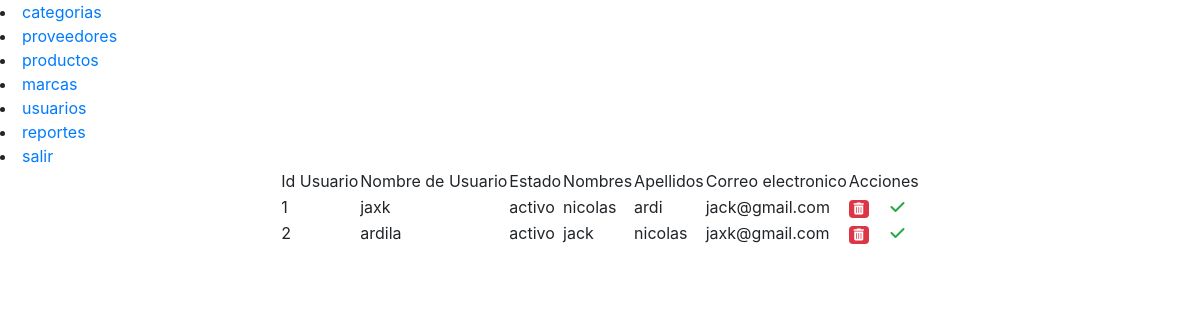
Page /codigo/pre_consultar_usuarios.php (signed in) on the earlier database version.
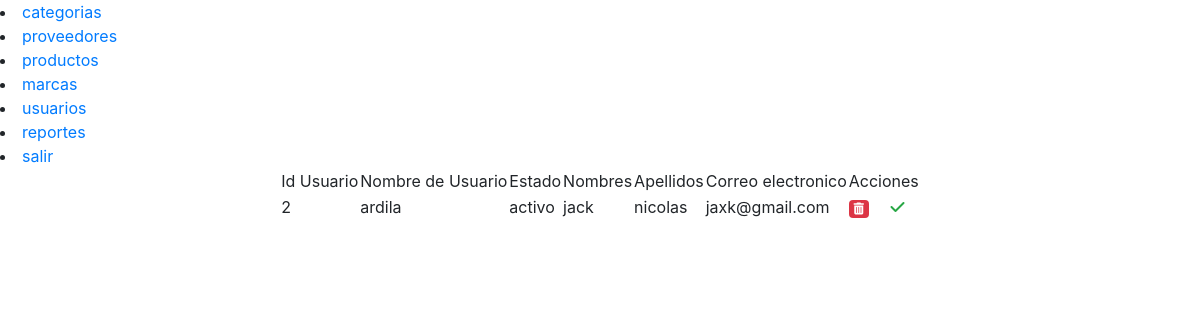
Same page on the later database version.
### tables this page shows
CREATE TABLE IF NOT EXISTS `usuarios` (
  `id_usuario` int(5) NOT NULL AUTO_INCREMENT,
  `password` varchar(10) NOT NULL,
  `username` varchar(50) NOT NULL,
  `nombres` varchar(50) NOT NULL,
  `apellidos` varchar(50) NOT NULL,
  `email` varchar(50) NOT NULL,
  `fk_id_estado` varchar(5) NOT NULL,
  `fk_id_permisos` varchar(2) NOT NULL,
  PRIMARY KEY (`id_usuario`)
);

### codigo/pre_consultar_usuarios.php (the view, shortened to what this page needs)
<!DOCTYPE html>
<html lang="en">
<head>
</head>
<body>
   <div id="banner">
    <?php
    include("banner_admin.php");
    ?>
   </div>
   <div id="body" align="center">
    <table>
    <tr>
        <td>Id Usuario</td>
        <td>Nombre de Usuario</td>
        <td>Estado</td>
        <td>Nombres</td>
        <td>Apellidos</td>
        <td>Correo electronico</td>
        <td colspan="3">Acciones</td>
    </tr>
    <?php
    include("conexion.php");
    $consulta="SELECT * FROM usuarios";
    if(!$resultado=$db->query($consulta)){
    die('hay un error con la consulta o los datos no existen vuelve a comprobar !!![' . $db->error . ']');
    }
    while($fila=$resultado->fetch_assoc()){
        $busername=stripslashes($fila['username']);
        $bnombres=stripslashes($fila['nombres']);
        $bapellidos=stripslashes($fila['apellidos']);
        $bemail=stripslashes($fila['email']);
        $bid_usuario=stripslashes($fila['id_usuario']);
        $bfk_id_estado=stripslashes($fila['fk_id_estado']);
        if($bfk_id_estado=="1"){
            $bfk_id_estado='activo';
        }
        echo "<tr>";
        echo "<td class='id_usu'>$bid_usuario</td>";
        echo "<td>$busername</td>";
        echo "<td>$bfk_id_estado</td>";
        echo "<td>$bnombres</td>";
        echo "<td>$bapellidos</td>";
        echo "<td>$bemail</td>";
        ?>
        <td>
            <a href="#" class="badge badge-danger delete_btn"><i class="fas fa-trash-alt"></i></a>
        </td>
        <?php
        if($bfk_id_estado=="activo"){
            echo "<td><a href='neg_cambiar_estado_usu.php?id=$bid_usuario'><i class='fas fa-check text-success'></i></a></td>";
        }
        echo "</tr>";
    }
    ?>
 </table>
</div>
</body>
</html>

Differences in the rows shown:
removed usuarios: id_usuario "1", username "jaxk", fk_id_estado "activo", nombres "nicolas", apellidos "ardi", email "jack@gmail.com"
